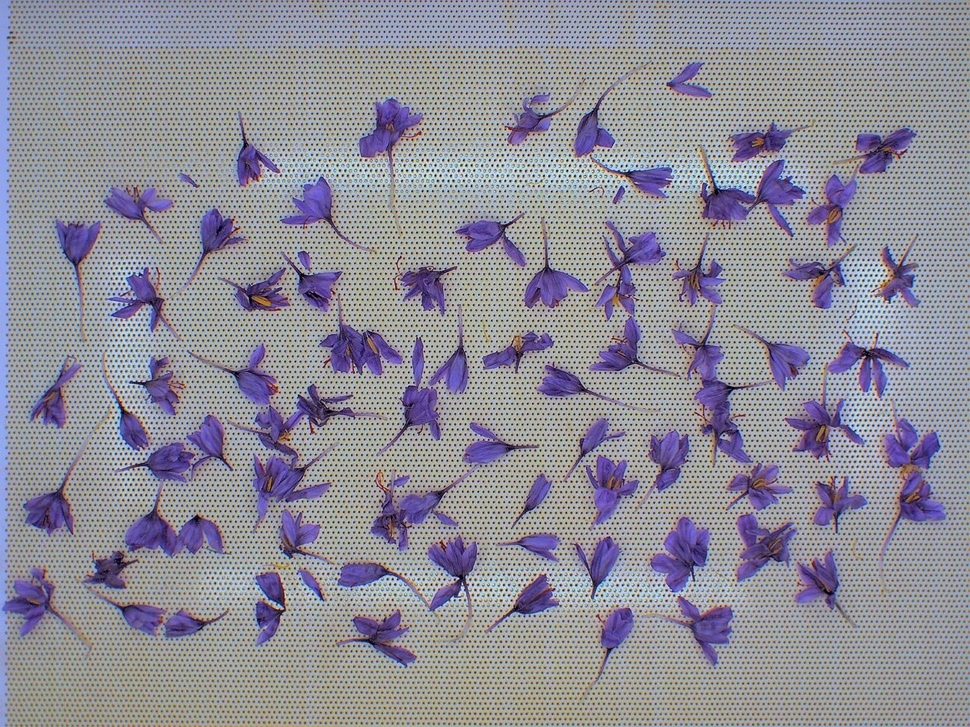
#> input picture data/Labeled/001.jpg, 970 x 727 px, shrunk from 1296 x 972 before the run
$ python plot_objects.py
#> lines starting #> are read from the running program, lines starting #| are printed output that depends on the picture
### data/utils.py
import numpy as np

def sind(x):
    return np.sin(x / 180*np.pi)

def cosd(x):
    return np.cos(x / 180*np.pi)


### data/plot_objects.py
from matplotlib import pyplot as plt
import numpy as np
import cv2
from utils import *

def draw_line_segment(image, center, angle, color, length=20, thickness=2):
    x1 = center[0] - cosd(angle) * length / 2
    x2 = center[0] + cosd(angle) * length / 2
    y1 = center[1] - sind(angle) * length / 2
    y2 = center[1] + sind(angle) * length / 2

    cv2.line(image, (int(x1 + .5), int(y1 + .5)), (int(x2 + .5), int(y2 + .5)), color, thickness)

image = cv2.imread('Labeled/001.jpg')
#> image is the input picture: shape (727, 970, 3); mean B, G, R 153.1, 141.8, 143.5
flowers = np.loadtxt('Labeled/001.csv', delimiter=',')

draw = cv2.cvtColor(image, cv2.COLOR_BGR2RGB)
for i in range(flowers.shape[0]):
    draw_line_segment(draw, flowers[i, :2], flowers[i, 2], (0, 255, 0))
#> this loop made 82 passes
#> (x1 in draw_line_segment, x2 in draw_line_segment, y1 in draw_line_segment, y2 in draw_line_segment) on passes 1 to 12: (68.8, 54.18, 802.3, 815.9), (63.85, 83.25, 521.6, 526.5), (67.03, 85.7, 661.5, 668.7), (110.6, 90.61, 348.1, 347.8), (158.8, 164.7, 747.8, 766.9), (157.6, 175.4, 559.4, 550.3), (162.4, 171.8, 824.8, 807.1), (193.3, 179.7, 280.9, 295.5), (196.1, 199.2, 524.3, 504.6), (198.7, 198, 629.8, 609.9), (209.8, 195.1, 393.4, 407), (196.2, 215.4, 687.3, 692.8)
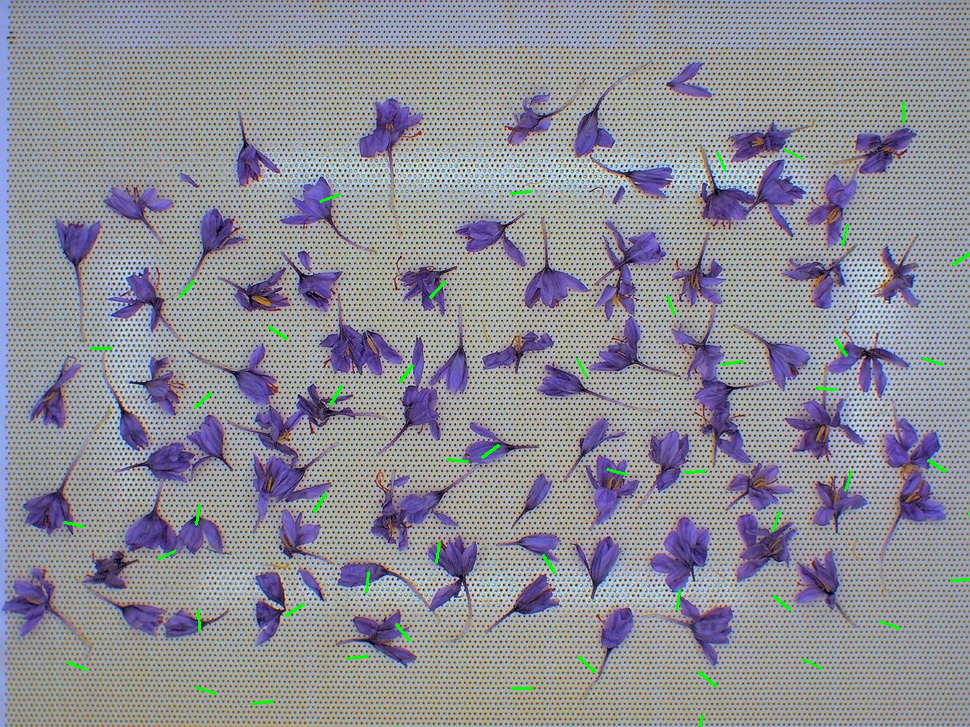
#> draw: shape (727, 970, 3); mean R, G, B 142.8, 142.3, 152.4

print(flowers)

plt.imshow(draw)
plt.show()

$ run again, with data/Labeled/002.jpg copied over data/Labeled/001.jpg
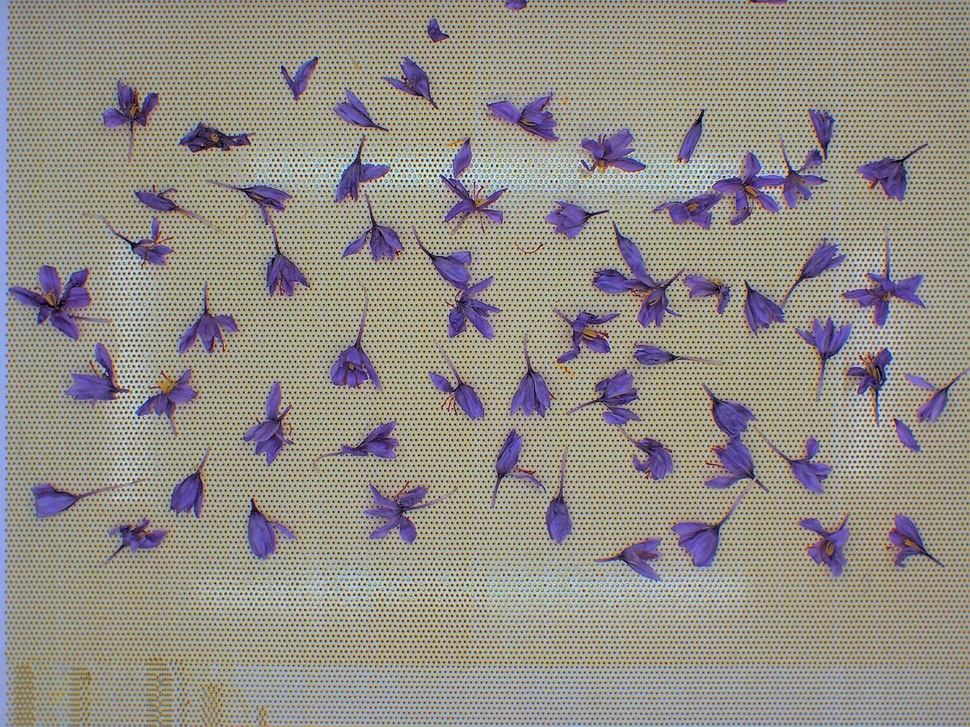
#> input picture data/Labeled/002.jpg, 970 x 727 px, shrunk from 1296 x 972 before the run
#> image is the input picture: shape (727, 970, 3); mean B, G, R 136.7, 143.5, 148.6
#> the loop `for i in range(flowers.shape[0]):` made 82 passes
#> (x1 in draw_line_segment, x2 in draw_line_segment, y1 in draw_line_segment, y2 in draw_line_segment) on passes 1 to 8: (68.8, 54.18, 802.3, 815.9), (63.85, 83.25, 521.6, 526.5), (67.03, 85.7, 661.5, 668.7), (110.6, 90.61, 348.1, 347.8), (158.8, 164.7, 747.8, 766.9), (157.6, 175.4, 559.4, 550.3), (162.4, 171.8, 824.8, 807.1), (193.3, 179.7, 280.9, 295.5)
#> after the loop `for i in range(flowers.shape[0]):`:
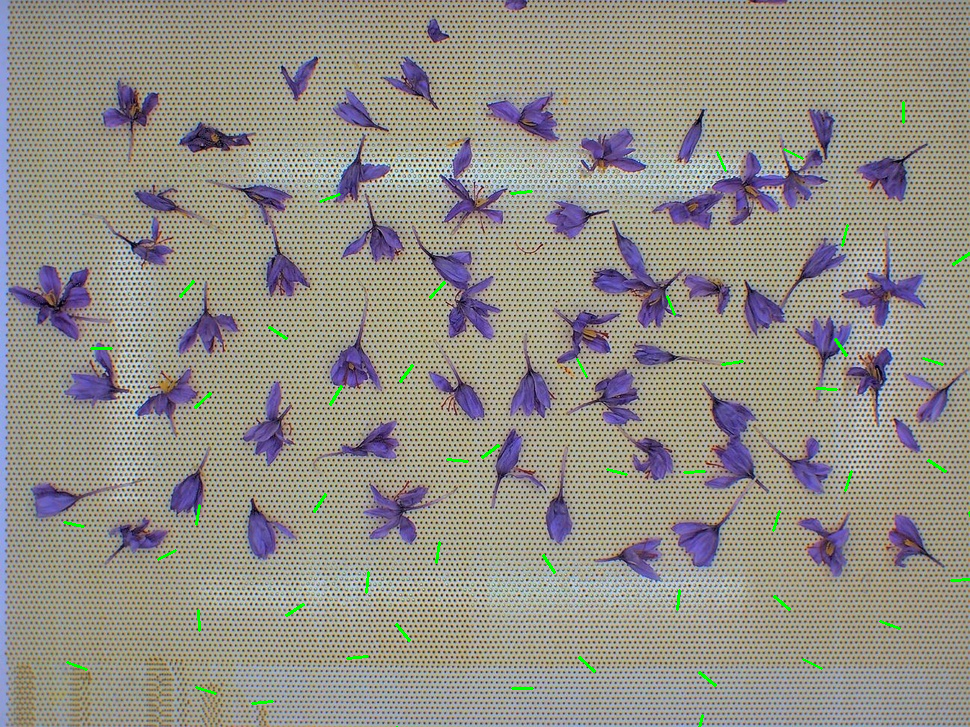
#> draw: shape (727, 970, 3); mean R, G, B 147.9, 144, 136.1

$ run again, with data/Labeled/003.jpg copied over data/Labeled/001.jpg
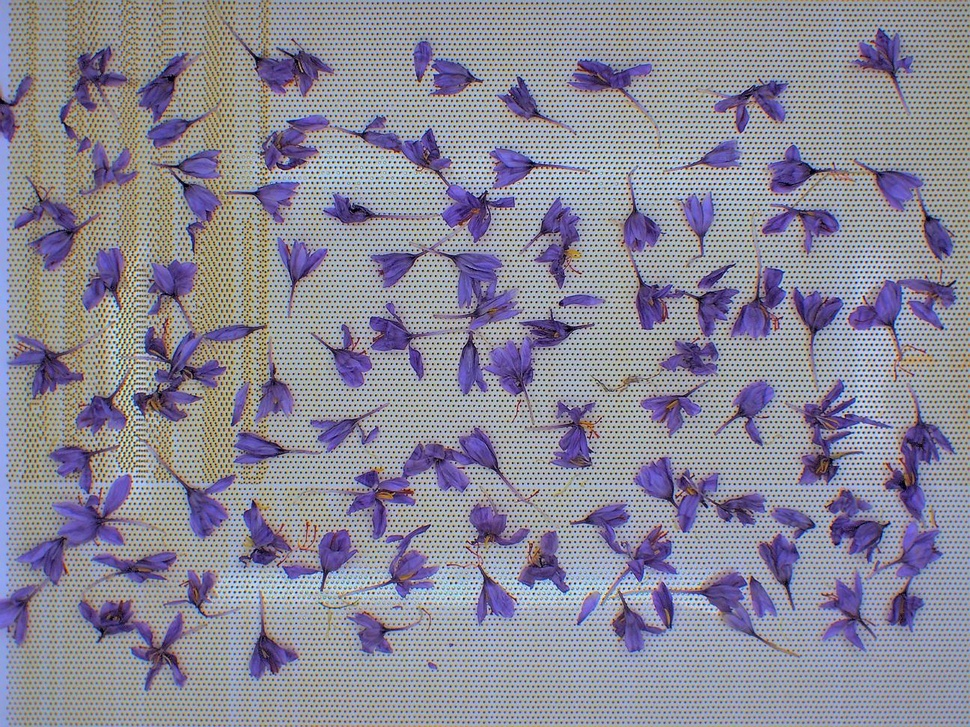
#> input picture data/Labeled/003.jpg, 970 x 727 px, shrunk from 1296 x 972 before the run
#> image is the input picture: shape (727, 970, 3); mean B, G, R 153.3, 137.2, 139.8
#> the loop `for i in range(flowers.shape[0]):` made 82 passes
#> (x1 in draw_line_segment, x2 in draw_line_segment, y1 in draw_line_segment, y2 in draw_line_segment) on passes 1 to 8: (68.8, 54.18, 802.3, 815.9), (63.85, 83.25, 521.6, 526.5), (67.03, 85.7, 661.5, 668.7), (110.6, 90.61, 348.1, 347.8), (158.8, 164.7, 747.8, 766.9), (157.6, 175.4, 559.4, 550.3), (162.4, 171.8, 824.8, 807.1), (193.3, 179.7, 280.9, 295.5)
#> after the loop `for i in range(flowers.shape[0]):`:
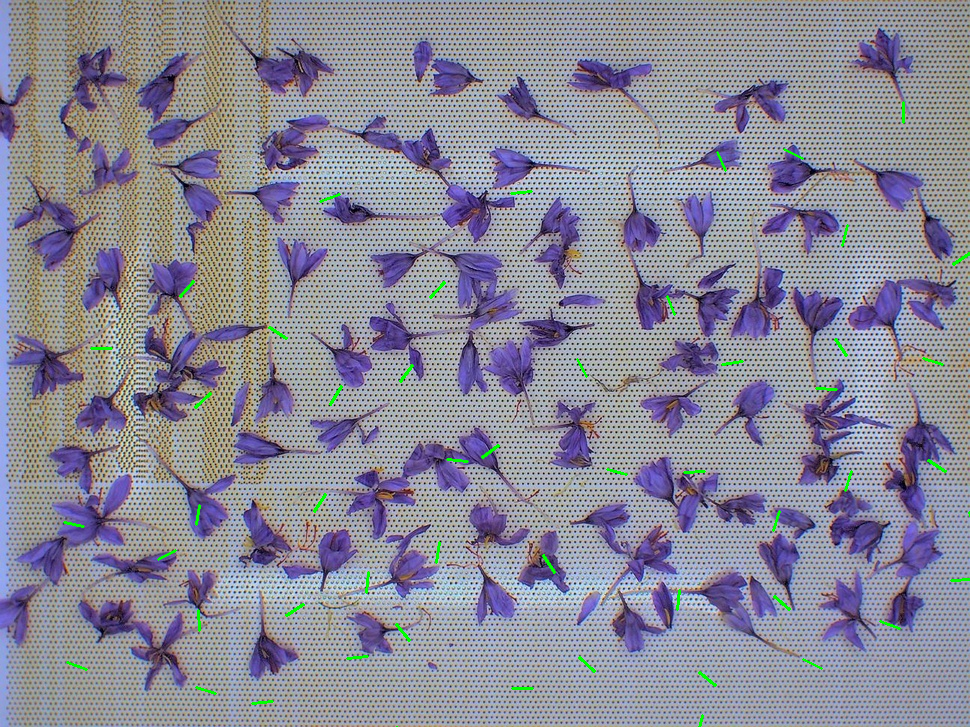
#> draw: shape (727, 970, 3); mean R, G, B 139.1, 137.7, 152.6

$ run again, with data/Labeled/004.jpg copied over data/Labeled/001.jpg
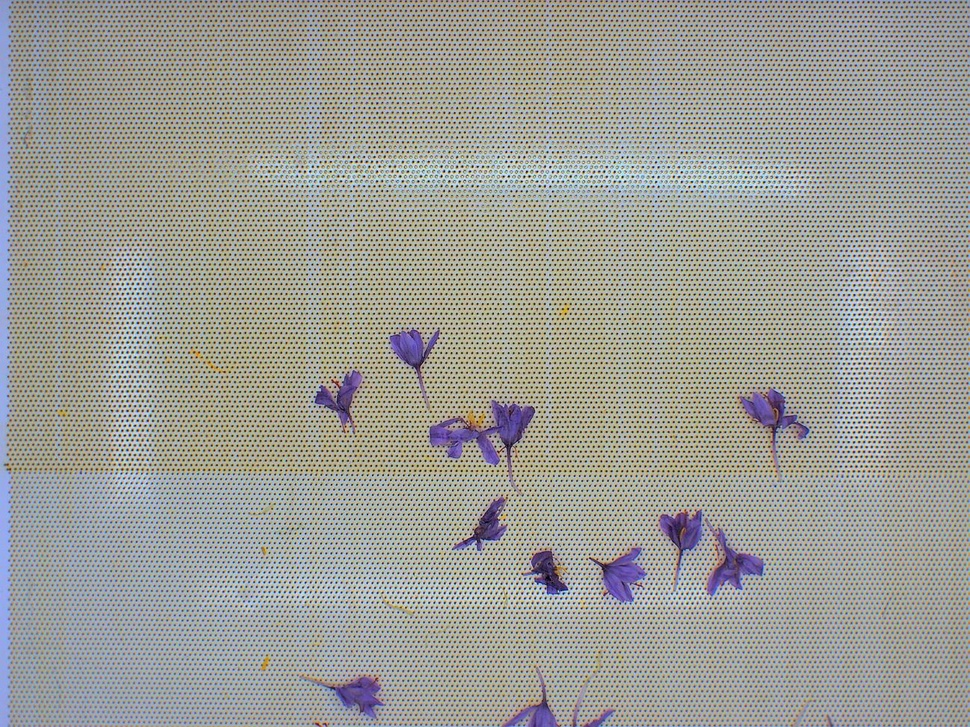
#> input picture data/Labeled/004.jpg, 970 x 727 px, shrunk from 1296 x 972 before the run
#> image is the input picture: shape (727, 970, 3); mean B, G, R 151.5, 157.5, 157.4
#> the loop `for i in range(flowers.shape[0]):` made 82 passes
#> (x1 in draw_line_segment, x2 in draw_line_segment, y1 in draw_line_segment, y2 in draw_line_segment) on passes 1 to 8: (68.8, 54.18, 802.3, 815.9), (63.85, 83.25, 521.6, 526.5), (67.03, 85.7, 661.5, 668.7), (110.6, 90.61, 348.1, 347.8), (158.8, 164.7, 747.8, 766.9), (157.6, 175.4, 559.4, 550.3), (162.4, 171.8, 824.8, 807.1), (193.3, 179.7, 280.9, 295.5)
#> after the loop `for i in range(flowers.shape[0]):`:
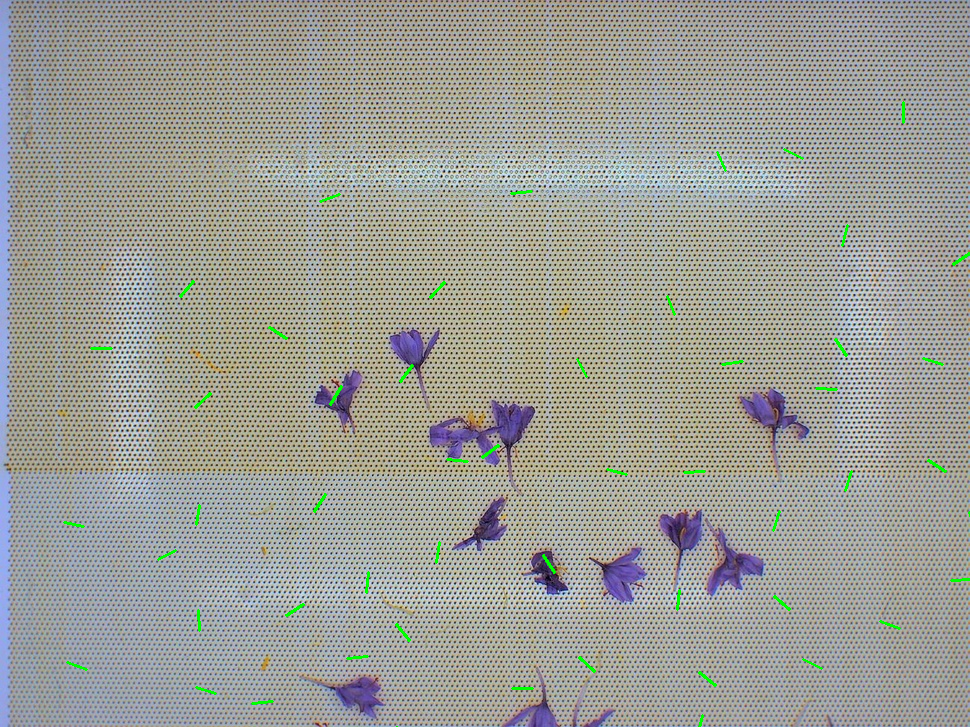
#> draw: shape (727, 970, 3); mean R, G, B 156.7, 158, 150.9
